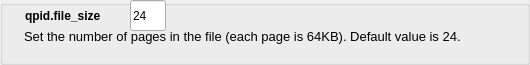
        <widget class="QGroupBox" name="groupBox_20">
         <property name="sizePolicy">
          <sizepolicy hsizetype="Preferred" vsizetype="Minimum">
           <horstretch>0</horstretch>
           <verstretch>0</verstretch>
          </sizepolicy>
         </property>
         <property name="minimumSize">
          <size>
           <width>0</width>
           <height>60</height>
          </size>
         </property>
         <property name="statusTip">
          <string>24</string>
         </property>
         <property name="title">
          <string/>
         </property>
         <widget class="QTextEdit" name="textEdit_20">
          <property name="enabled">
           <bool>true</bool>
          </property>
          <property name="geometry">
           <rect>
            <x>20</x>
            <y>25</y>
            <width>501</width>
            <height>31</height>
           </rect>
          </property>
          <property name="minimumSize">
           <size>
            <width>0</width>
            <height>20</height>
           </size>
          </property>
          <property name="font">
           <font>
            <pointsize>10</pointsize>
           </font>
          </property>
          <property name="focusPolicy">
           <enum>Qt::NoFocus</enum>
          </property>
          <property name="autoFillBackground">
           <bool>false</bool>
          </property>
          <property name="styleSheet">
           <string notr="true">background: transparent;</string>
          </property>
          <property name="frameShape">
           <enum>QFrame::NoFrame</enum>
          </property>
          <property name="frameShadow">
           <enum>QFrame::Plain</enum>
          </property>
          <property name="lineWidth">
           <number>0</number>
          </property>
          <property name="verticalScrollBarPolicy">
           <enum>Qt::ScrollBarAlwaysOff</enum>
          </property>
          <property name="horizontalScrollBarPolicy">
           <enum>Qt::ScrollBarAlwaysOff</enum>
          </property>
          <property name="readOnly">
           <bool>true</bool>
          </property>
          <property name="html">
           <string>&lt;!DOCTYPE HTML PUBLIC &quot;-//W3C//DTD HTML 4.0//EN&quot; &quot;http://www.w3.org/TR/REC-html40/strict.dtd&quot;&gt;
&lt;html&gt;&lt;head&gt;&lt;meta name=&quot;qrichtext&quot; content=&quot;1&quot; /&gt;&lt;style type=&quot;text/css&quot;&gt;
p, li { white-space: pre-wrap; }
&lt;/style&gt;&lt;/head&gt;&lt;body style=&quot; font-family:'Cantarell'; font-size:10pt; font-weight:400; font-style:normal;&quot;&gt;
&lt;p style=&quot; margin-top:0px; margin-bottom:0px; margin-left:0px; margin-right:0px; -qt-block-indent:0; text-indent:0px;&quot;&gt;Set the number of pages in the file (each page is 64KB). Default value is 24.&lt;/p&gt;&lt;/body&gt;&lt;/html&gt;</string>
          </property>
         </widget>
         <widget class="QLineEdit" name="file_size">
          <property name="geometry">
           <rect>
            <x>130</x>
            <y>0</y>
            <width>36</width>
            <height>31</height>
           </rect>
          </property>
          <property name="text">
           <string>24</string>
          </property>
          <property name="maxLength">
           <number>3</number>
          </property>
         </widget>
         <widget class="QLabel" name="label_12">
          <property name="geometry">
           <rect>
            <x>25</x>
            <y>5</y>
            <width>101</width>
            <height>21</height>
           </rect>
          </property>
          <property name="font">
           <font>
            <weight>75</weight>
            <bold>true</bold>
           </font>
          </property>
          <property name="text">
           <string>qpid.file_size</string>
          </property>
         </widget>
        </widget>
